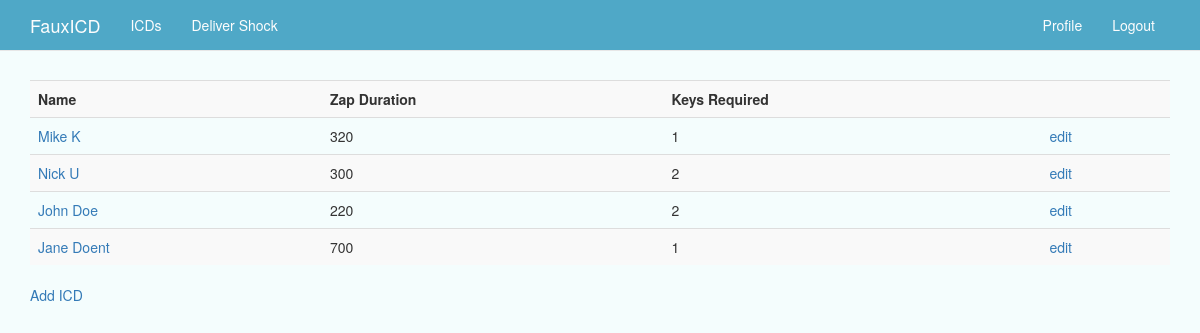
Screenshot of /icd_index/ (signed in) with the database file from the repository.
### web/models.py (models this page shows, shortened)
class Icd(models.Model):
    name = models.CharField(max_length=128, unique=True)
    zap_duration = models.IntegerField(default=0) #duration of a zap in milliseconds
    keys_required = models.IntegerField(default=2) #num of encryption keys required to execute

### web/views.py (the view)
# urls.py: url(r'^icd_index/', views.icd_index, name='icd_index'),
def icd_index(request):
    icd_list = Icd.objects.all() #set the list of ICDs. Should return only one for demo
    context_dict = {'icd_list': icd_list}
    return render(request, 'web/icd_index.html',context_dict)

### templates/web/icd_index.html (shortened to what this page needs)
{% extends 'base.html' %}
{% block body_block %}
<div class="row">
  <div class="col-md-12">
    <table class="table table-striped">
      <tr>
          <th>Name</th>
          <th>Zap Duration</th>
          <th>Keys Required</th>
          <th></th>
      </tr>
      {% if icd_list %}
        {% for this_icd in icd_list %}
        <tr>
          <td><a href="{% url 'show_icd' id=this_icd.id %}">{{ this_icd.name }}</a></td>
          <td>{{ this_icd.zap_duration }}</td>
          <td>{{ this_icd.keys_required }}</td>
          <td><a href="{% url 'edit_icd' id=this_icd.id %}">edit</a></td>
        </tr>
        {% endfor %}
      {% endif %}
    </table>
  <div><a href="{% url 'add_icd' %}" >Add ICD</a></div>
  </div>
</div>
{% endblock %}

### public/static/css/custom.css (style rules this page uses)
body { background-color: #F4FDFD; }

### rows the page displays
Icd: name "Mike K", zap_duration "320", keys_required "1"
Icd: name "Nick U", zap_duration "300", keys_required "2"
Icd: name "John Doe", zap_duration "220", keys_required "2"
Icd: name "Jane Doent", zap_duration "700", keys_required "1"
